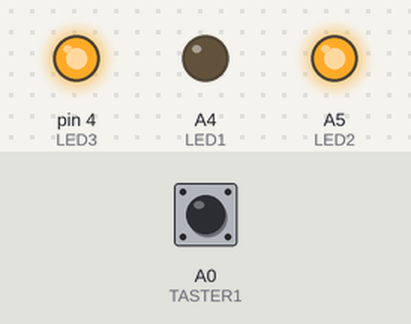
This sketch was run on a simulated Arduino Uno, built with avr-gcc and run on an emulated ATmega328P. Parts: output pins drawn as LEDs (lit = HIGH). Dashed ring = blinking. Inputs (shaded band) come from the test bench; at power-on: A0 (TASTER1) HIGH. The modem accepts every AT command (registered, SIM ready, sends succeed) and sends nothing else.

Above: at 0.1 s.
At 1.8 s:
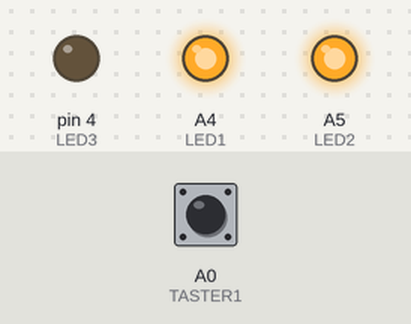
1.9 s: A0 (TASTER1) pulled LOW for 3.2 s
At 8.5 s:
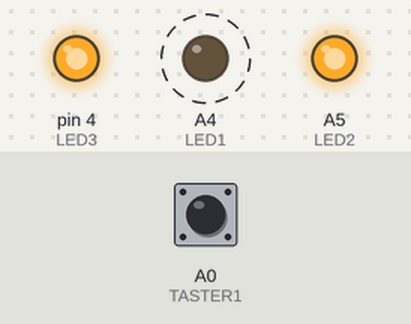
Timing chart, 0 to 15.2 s (numbered marks = the images above; inputs shaded):
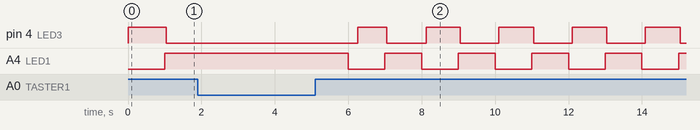

The sketch:

spyduino.ino
```cpp
#include <TimerOne.h>
#include <SoftwareSerial.h>

SoftwareSerial mySerial(2,3); // RX, TX
#define esp mySerial
#define dbg Serial

#define TASTER1 A0
#define TASTER2 A1
#define LED1 A4
#define LED2 A5
#define LED3 4
volatile int state = LOW;


#define WIFI_ON 1
#define WIFI_OFF 0
int WIFI_Status = WIFI_OFF;
#define SSID  "SSID"     // WIFI SSID
#define PASS  "PSSWORD"     // WIFI Passwort
#define IP "0.0.0.0."
#define PORT 1337


#define BUFFER_SIZE 512
char OKRN[] = "OK\r\n";
char ERRORRN[] = "ERROR\r\n";
char CLOSEDRN[] = "CLOSED";
char LINKRN[] = "Linked\r\n";
char STATUSRN[] = "STATUS:3\r\n";
#define OK 0
#define LINK -1
#define STATUS -2
#define ERROR 1
#define CLOSED 2


// -- DEBUG ON
//#define DEBUG

//------------- Declare functions
int WIFI_Setup();
int wait_for_esp_response(int);
bool connect_server();
bool disconnect_server();
bool send_data();
void Button1();


//------------- Basic Hardware Setup
void
setup()
{
#ifdef DEBUG
    dbg.begin(9600);
    dbg.setTimeout(20000);
#endif
    dbg.println("\nDBG +++ SETUP ROUTINE +++");
    pinMode(LED1,OUTPUT);
    digitalWrite(LED1,LOW);
    pinMode(LED2,OUTPUT);
    digitalWrite(LED2,HIGH);
    pinMode(LED3,OUTPUT);
    digitalWrite(LED3,HIGH);

    Timer1.initialize(1000000);
    Timer1.attachInterrupt(check_button1);
    Timer1.stop();
    Timer1.start();

    pinMode(TASTER1,INPUT);
    pinMode(TASTER2,INPUT);
    digitalWrite(TASTER1,HIGH);
    digitalWrite(TASTER2,HIGH);

    dbg.println("\nDBG +++ ENTER LOOP ROUTINE +++");
}


//------------- Main Loop
void
loop()
{
    if(!WIFI_Status & state)
    {
        esp.begin(9600);
        esp.setTimeout(20000);
        WIFI_Status = WIFI_Setup();
        while (!WIFI_Status)
        {
            dbg.println("DBG WIFI SETUP FAILED");
            WIFI_Status = WIFI_Setup();
        }
        dbg.println("DBG WIFI ON");
        digitalWrite(LED3,LOW);
    }

    if(WIFI_Status && !state)
    {
        esp.println("AT+CWQAP");
        esp.end();
        WIFI_Status = WIFI_OFF;
        digitalWrite(LED3,HIGH);
        dbg.println("DBG WIFI OFF");
    }

    if(WIFI_Status && state)
    {
        if(connect_server())
        {
            while(test_server() && state)
            {
                digitalWrite(LED2,LOW);
                send_data();
            }
            digitalWrite(LED2,HIGH);
            disconnect_server();
        }
        delay(1000);
    }
}


//--------------------------------------------------------------------------
//------------------------ Functions ---------------------------------------
//--------------------------------------------------------------------------

    int
WIFI_Setup()
{
    dbg.println("DBG +++ WIFI SETUP +++");

    dbg.println("DBG SET CWMODE=1");
    esp.println("AT+CWMODE=1");
    wait_for_esp_response(5000);

    dbg.println("DBG CONNECT WIFI");
    esp.print("AT+CWJAP=\"");
    esp.print(SSID);
    esp.print("\",\"");
    esp.print(PASS);
    esp.println("\"");

    if(wait_for_esp_response(10000) == ERROR)
    {
        return WIFI_OFF;
    }

    /* dbg.println("DBG SHOW IP"); */
    /* esp.println("AT+CIFSR"); */
    /* wait_for_esp_response(1000); */
    return WIFI_ON;
}


bool
connect_server()
{
    dbg.println("DBG +++ CONNECT TO SERVER +++");

    esp.print("AT+CIPSTART=\"TCP\",\"");
    esp.print(IP);
    esp.print("\",");
    esp.println(PORT);
    int ret = wait_for_esp_response(10000);
    // Check ok
    if(ret == OK)
    {
        // Check LInked
        if(wait_for_esp_response(10000) == LINK)
        {
            dbg.println("DBG SERVER CONNECTED");
            return true;
        }
    }
    dbg.println("DBG SERVER CONNECT FAILED");
    return false;
}


bool
disconnect_server()
{
    dbg.println("DBG DISCONNECT SERVER");
    esp.println("AT+CIPCLOSE");
    return wait_for_esp_response(5000);
}

bool
test_server()
{
    esp.println("AT+CIPSTATUS");
    if(wait_for_esp_response(5000) == STATUS) {
        if(wait_for_esp_response(1000) == OK) {
            dbg.println("DBG SERVER STILL CONNECTED");
            return true;
        }
    }
    return false;
}

bool
send_data()
{
    dbg.println("DBG SEND DATA");
    esp.println("AT+CWLAP");
    String buffer = esp.readString();
    int len = buffer.length()-1;
    dbg.println(len);
    esp.print("AT+CIPSEND=");
    esp.println(len);
    esp.println(buffer);
    wait_for_esp_response(30000);
    dbg.println("DBG SEND ACK");
}


void
check_button1()
{
    if(digitalRead(TASTER1))
    {
        if(state == HIGH)
        {
            state = LOW;
        }
        else
        {
            state = HIGH;
        }
        digitalWrite(LED1,state);
    }
}


int wait_for_esp_response(int timeout)
{
    char buffer[BUFFER_SIZE] = {0};
    unsigned long t=millis();
    int found=ERROR;
    int i=0;
    int lenO=strlen(OKRN);
    int lenE=strlen(ERRORRN);
    int lenC=strlen(CLOSEDRN);
    int lenL=strlen(LINKRN);
    int lenS=strlen(STATUSRN);
    // wait for at most timeout milliseconds
    // or if OK\r\n is found
    while(millis()<t+timeout) {
        if(esp.available()) {
            buffer[i++]=esp.read();
            if(i>=lenO) {
                if(strncmp(buffer+i-lenO, OKRN, lenO)==0)
                {
                    found=OK;
                    dbg.println("DBG OK");
                    break;
                }
            }
            if(i>=lenE) {
                if(strncmp(buffer+i-lenE, ERRORRN, lenE)==0)
                {
                    found=ERROR;
                    dbg.println("DBG ERROR");
                    break;
                }
            }
            if(i>=lenC) {
                if(strncmp(buffer+i-lenC, CLOSEDRN, lenC)==0)
                {
                    found=CLOSED;
                    dbg.println("DBG CLOSED");
                    break;
                }
            }
            if(i>=lenL) {
                if(strncmp(buffer+i-lenL, LINKRN, lenL)==0)
                {
                    found=LINK;
                    dbg.println("DBG LINK OK");
                    break;
                }
            }
            if(i>=lenS) {
                if(strncmp(buffer+i-lenS, STATUSRN, lenS)==0)
                {
                    found=STATUS;
                    dbg.println("DBG STATUS OK");
                    break;
                }
            }
        }
    }
    buffer[i]=0;
    dbg.println("+++ BUFFER START +++");
    dbg.println(buffer);
    dbg.println("+++  BUFFER END  +++\n\n\n");
    return found;
}
```

Measured:
- by itself, pin 4 (LED3): repeats every 2.0 s: LOW 1.1 s, HIGH 0.92 s
- by itself, A4 (LED1): alternates HIGH for 1.0 s and LOW for 1.0 s
